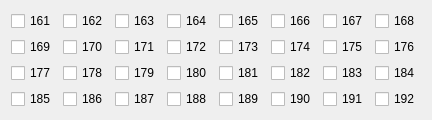
     <widget class="QWidget" name="tab_6">
      <attribute name="title">
       <string>192</string>
      </attribute>
      <layout class="QGridLayout" name="gridLayout_9">
       <item row="0" column="3">
        <widget class="QCheckBox" name="checkBox_164">
         <property name="text">
          <string>164</string>
         </property>
        </widget>
       </item>
       <item row="0" column="4">
        <widget class="QCheckBox" name="checkBox_165">
         <property name="text">
          <string>165</string>
         </property>
        </widget>
       </item>
       <item row="2" column="5">
        <widget class="QCheckBox" name="checkBox_182">
         <property name="text">
          <string>182</string>
         </property>
        </widget>
       </item>
       <item row="0" column="7">
        <widget class="QCheckBox" name="checkBox_168">
         <property name="text">
          <string>168</string>
         </property>
        </widget>
       </item>
       <item row="1" column="0">
        <widget class="QCheckBox" name="checkBox_169">
         <property name="text">
          <string>169</string>
         </property>
        </widget>
       </item>
       <item row="1" column="1">
        <widget class="QCheckBox" name="checkBox_170">
         <property name="text">
          <string>170</string>
         </property>
        </widget>
       </item>
       <item row="1" column="2">
        <widget class="QCheckBox" name="checkBox_171">
         <property name="text">
          <string>171</string>
         </property>
        </widget>
       </item>
       <item row="1" column="3">
        <widget class="QCheckBox" name="checkBox_172">
         <property name="text">
          <string>172</string>
         </property>
        </widget>
       </item>
       <item row="1" column="7">
        <widget class="QCheckBox" name="checkBox_176">
         <property name="text">
          <string>176</string>
         </property>
        </widget>
       </item>
       <item row="2" column="0">
        <widget class="QCheckBox" name="checkBox_177">
         <property name="text">
          <string>177</string>
         </property>
        </widget>
       </item>
       <item row="1" column="6">
        <widget class="QCheckBox" name="checkBox_175">
         <property name="text">
          <string>175</string>
         </property>
        </widget>
       </item>
       <item row="1" column="4">
        <widget class="QCheckBox" name="checkBox_173">
         <property name="text">
          <string>173</string>
         </property>
        </widget>
       </item>
       <item row="1" column="5">
        <widget class="QCheckBox" name="checkBox_174">
         <property name="text">
          <string>174</string>
         </property>
        </widget>
       </item>
       <item row="0" column="1">
        <widget class="QCheckBox" name="checkBox_162">
         <property name="text">
          <string>162</string>
         </property>
        </widget>
       </item>
       <item row="0" column="5">
        <widget class="QCheckBox" name="checkBox_166">
         <property name="text">
          <string>166</string>
         </property>
        </widget>
       </item>
       <item row="0" column="6">
        <widget class="QCheckBox" name="checkBox_167">
         <property name="text">
          <string>167</string>
         </property>
        </widget>
       </item>
       <item row="2" column="1">
        <widget class="QCheckBox" name="checkBox_178">
         <property name="text">
          <string>178</string>
         </property>
        </widget>
       </item>
       <item row="2" column="2">
        <widget class="QCheckBox" name="checkBox_179">
         <property name="text">
          <string>179</string>
         </property>
        </widget>
       </item>
       <item row="2" column="4">
        <widget class="QCheckBox" name="checkBox_181">
         <property name="text">
          <string>181</string>
         </property>
        </widget>
       </item>
       <item row="2" column="3">
        <widget class="QCheckBox" name="checkBox_180">
         <property name="text">
          <string>180</string>
         </property>
        </widget>
       </item>
       <item row="2" column="7">
        <widget class="QCheckBox" name="checkBox_184">
         <property name="text">
          <string>184</string>
         </property>
        </widget>
       </item>
       <item row="2" column="6">
        <widget class="QCheckBox" name="checkBox_183">
         <property name="text">
          <string>183</string>
         </property>
        </widget>
       </item>
       <item row="0" column="0">
        <widget class="QCheckBox" name="checkBox_161">
         <property name="text">
          <string>161</string>
         </property>
        </widget>
       </item>
       <item row="0" column="2">
        <widget class="QCheckBox" name="checkBox_163">
         <property name="text">
          <string>163</string>
         </property>
        </widget>
       </item>
       <item row="3" column="0">
        <widget class="QCheckBox" name="checkBox_185">
         <property name="text">
          <string>185</string>
         </property>
        </widget>
       </item>
       <item row="3" column="1">
        <widget class="QCheckBox" name="checkBox_186">
         <property name="text">
          <string>186</string>
         </property>
        </widget>
       </item>
       <item row="3" column="2">
        <widget class="QCheckBox" name="checkBox_187">
         <property name="text">
          <string>187</string>
         </property>
        </widget>
       </item>
       <item row="3" column="3">
        <widget class="QCheckBox" name="checkBox_188">
         <property name="text">
          <string>188</string>
         </property>
        </widget>
       </item>
       <item row="3" column="4">
        <widget class="QCheckBox" name="checkBox_189">
         <property name="text">
          <string>189</string>
         </property>
        </widget>
       </item>
       <item row="3" column="5">
        <widget class="QCheckBox" name="checkBox_190">
         <property name="text">
          <string>190</string>
         </property>
        </widget>
       </item>
       <item row="3" column="6">
        <widget class="QCheckBox" name="checkBox_191">
         <property name="text">
          <string>191</string>
         </property>
        </widget>
       </item>
       <item row="3" column="7">
        <widget class="QCheckBox" name="checkBox_192">
         <property name="text">
          <string>192</string>
         </property>
        </widget>
       </item>
      </layout>
     </widget>
